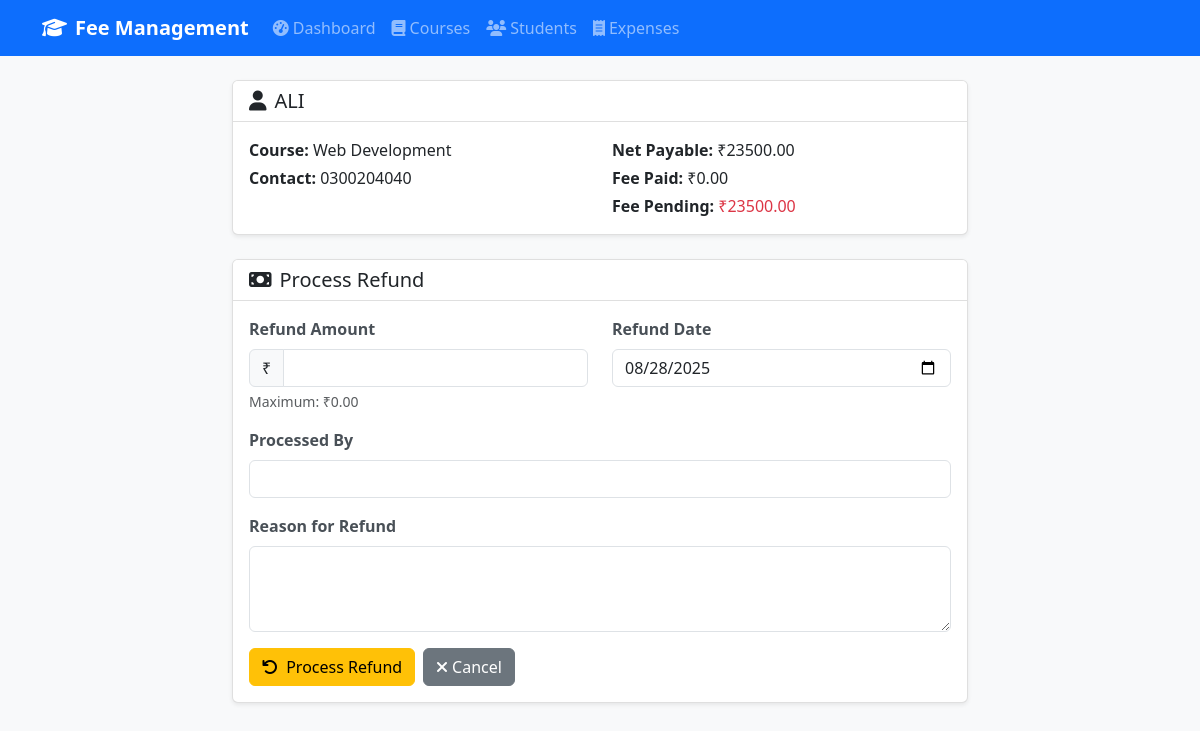
/students/refund/1, run on the app's committed database.
### models.py (models this page shows, shortened)
class Student(db.Model):
    id = db.Column(db.Integer, primary_key=True)
    name = db.Column(db.String(100), nullable=False)
    father_name = db.Column(db.String(100), nullable=False)
    contact = db.Column(db.String(20), nullable=False)
    course_id = db.Column(db.Integer, db.ForeignKey('course.id'), nullable=False)
    scholarship = db.Column(db.Float, default=0.0)
    is_archived = db.Column(db.Boolean, default=False)
    archived_at = db.Column(db.DateTime)
    created_at = db.Column(db.DateTime, default=datetime.utcnow)
    payments = db.relationship('Payment', backref='student', lazy=True, cascade='all, delete-orphan')
    refunds = db.relationship('Refund', backref='student', lazy=True, cascade='all, delete-orphan')
    @property
    def total_fee(self):
        return self.course.total_fee if self.course else 0.0
    @property
    def net_payable_fee(self):
        return max(0, self.total_fee - self.scholarship)
    @property
    def fee_paid(self):
        total_paid = db.session.query(func.sum(Payment.amount)).filter(
            Payment.student_id == self.id
        ).scalar() or 0.0
        total_refunded = db.session.query(func.sum(Refund.amount)).filter(
            Refund.student_id == self.id
        ).scalar() or 0.0
        return max(0, total_paid - total_refunded)
    @property
    def fee_pending(self):
        return max(0, self.net_payable_fee - self.fee_paid)

class Course(db.Model):
    id = db.Column(db.Integer, primary_key=True)
    name = db.Column(db.String(100), nullable=False)
    session = db.Column(db.String(50), nullable=False)
    total_fee = db.Column(db.Float, nullable=False)
    created_at = db.Column(db.DateTime, default=datetime.utcnow)
    students = db.relationship('Student', backref='course', lazy=True)

### blueprints/students.py (the view, shortened to what this page needs)
@students_bp.route('/refund/<int:id>', methods=['GET', 'POST'])
def add_refund(id):
    student = Student.query.get_or_404(id)
    form = RefundForm()
    return render_template('students/payment_form.html', form=form, student=student, title='Process Refund')

### forms.py
class RefundForm(FlaskForm):
    amount = FloatField('Refund Amount', validators=[DataRequired(), NumberRange(min=0.01)])
    refund_date = DateField('Refund Date', validators=[DataRequired()], default=date.today)
    reason = TextAreaField('Reason for Refund', validators=[DataRequired()])
    processed_by = StringField('Processed By', validators=[DataRequired(), Length(min=2, max=100)])

### templates/students/payment_form.html (shortened to what this page needs)
{% extends "base.html" %}
{% block content %}
<div class="row justify-content-center">
    <div class="col-md-8">
        <div class="card mb-4">
            <div class="card-header">
                <h5 class="mb-0">
                    <i class="fas fa-user me-2"></i>{{ student.name }}
                </h5>
            </div>
            <div class="card-body">
                <div class="row">
                    <div class="col-md-6">
                        <p class="mb-1"><strong>Course:</strong> {{ student.course.name }}</p>
                        <p class="mb-1"><strong>Contact:</strong> {{ student.contact }}</p>
                    </div>
                    <div class="col-md-6">
                        <p class="mb-1"><strong>Net Payable:</strong> ₹{{ "%.2f"|format(student.net_payable_fee) }}</p>
                        <p class="mb-1"><strong>Fee Paid:</strong> ₹{{ "%.2f"|format(student.fee_paid) }}</p>
                        <p class="mb-0">
                            <strong>Fee Pending:</strong>
                            <span class="text-{{ 'success' if student.fee_pending == 0 else 'danger' }}">
                                ₹{{ "%.2f"|format(student.fee_pending) }}
                            </span>
                        </p>
                    </div>
                </div>
            </div>
        </div>
        <div class="card">
            <div class="card-header">
                <h5 class="mb-0">
                    <i class="fas fa-money-bill me-2"></i>{{ title }}
                </h5>
            </div>
            <div class="card-body">
                <form method="POST">
                    <div class="row">
                        <div class="col-md-6">
                            <div class="mb-3">
                                {{ form.amount.label(class="form-label") }}
                                <div class="input-group">
                                    <span class="input-group-text">₹</span>
                                    {{ form.amount(class="form-control" + (" is-invalid" if form.amount.errors else "")) }}
                                </div>
                                {% if 'payment' in title.lower() %}
                                    <div class="form-text">Maximum: ₹{{ "%.2f"|format(student.fee_pending) }}</div>
                                {% elif 'refund' in title.lower() %}
                                    <div class="form-text">Maximum: ₹{{ "%.2f"|format(student.fee_paid) }}</div>
                                {% endif %}
                            </div>
                        </div>
                        <div class="col-md-6">
                            <div class="mb-3">
                                {% if 'payment' in title.lower() %}
                                    {{ form.payment_date.label(class="form-label") }}
                                    {{ form.payment_date(class="form-control" + (" is-invalid" if form.payment_date.errors else "")) }}
                                    {% for error in form.payment_date.errors %}
                                        <div class="invalid-feedback">{{ error }}</div>
                                    {% endfor %}
                                {% else %}
                                    {{ form.refund_date.label(class="form-label") }}
                                    {{ form.refund_date(class="form-control" + (" is-invalid" if form.refund_date.errors else "")) }}
                                {% endif %}
                            </div>
                        </div>
                    </div>
                    <div class="mb-3">
                        {% if 'payment' in title.lower() %}
                            {{ form.received_by.label(class="form-label") }}
                            {{ form.received_by(class="form-control" + (" is-invalid" if form.received_by.errors else "")) }}
                            {% for error in form.received_by.errors %}
                                <div class="invalid-feedback">{{ error }}</div>
                            {% endfor %}
                        {% else %}
                            {{ form.processed_by.label(class="form-label") }}
                            {{ form.processed_by(class="form-control" + (" is-invalid" if form.processed_by.errors else "")) }}
                        {% endif %}
                    </div>
                    <div class="mb-3">
                        {% if 'payment' in title.lower() %}
                            {{ form.notes.label(class="form-label") }}
                            {{ form.notes(class="form-control", rows="3") }}
                            <div class="form-text">Optional: Any additional notes about this payment.</div>
                        {% else %}
                            {{ form.reason.label(class="form-label") }}
                            {{ form.reason(class="form-control" + (" is-invalid" if form.reason.errors else ""), rows="3") }}
                        {% endif %}
                    </div>
                    <div class="d-flex gap-2">
                        <button type="submit" class="btn btn-{{ 'success' if 'payment' in title.lower() else 'warning' }}">
                            <i class="fas fa-{{ 'money-bill' if 'payment' in title.lower() else 'undo' }} me-1"></i>
                            {% if 'payment' in title.lower() %}Record Payment{% else %}Process Refund{% endif %}
                        </button>
                        <a href="{{ url_for('students.detail', id=student.id) }}" class="btn btn-secondary">
                            <i class="fas fa-times me-1"></i>Cancel
                        </a>
                    </div>
                </form>
            </div>
        </div>
    </div>
</div>
{% endblock %}

### static/css/custom.css (style rules this page uses)
body { background-color: #f8f9fa; font-family: 'Segoe UI', Tahoma, Geneva, Verdana, sans-serif; }
.card { box-shadow: 0 0.125rem 0.25rem rgba(0, 0, 0, 0.075); border: 1px solid rgba(0, 0, 0, 0.125); margin-bottom: 1rem; }
.card-header { background-color: #fff; border-bottom: 1px solid rgba(0, 0, 0, 0.125); font-weight: 600; }
.form-label { font-weight: 600; color: #495057; }
.btn { font-weight: 500; }
.text-danger { color: #dc3545 !important; }

### data on the page
Student: name "ALI", contact "0300204040"
Course: course.name "Web Development", net_payable_fee "23500.00", fee_pending "23500.00"

### other printed values
{{ "%.2f"|format(student.fee_paid) }} "0.00"
{{ title }} "Process Refund"
